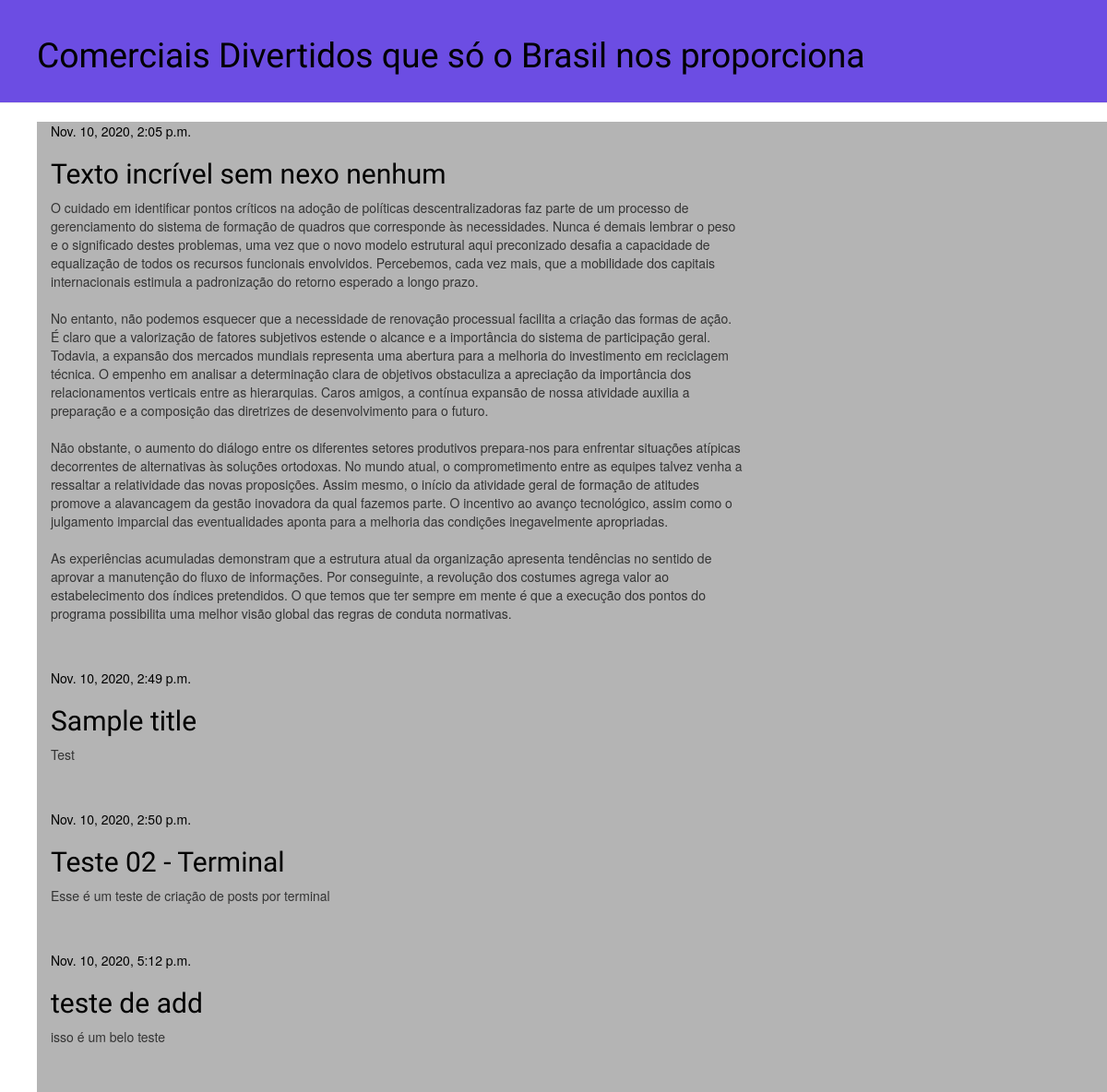
The page / on the database its author committed.
### blog/models.py (models this page shows, shortened)
class Post(models.Model):
    author = models.ForeignKey(settings.AUTH_USER_MODEL, on_delete=models.CASCADE)
    title = models.CharField(max_length=200)
    text = models.TextField()
    created_date = models.DateTimeField(default=timezone.now)
    published_date = models.DateTimeField(blank=True, null=True)

### blog/views.py (the view)
# urls.py: path('', views.post_list, name='post_list'),
def post_list(request):
    posts = Post.objects.filter(published_date__lte=timezone.now()).order_by('published_date')
    return render(request, 'blog/post_list.html', {'posts': posts})

### blog/templates/blog/post_list.html
{% extends 'blog/base.html' %}
{% block content %}
    {% for post in posts %}
        <div class="post">
            <div class="date">
                {{ post.published_date }}
            </div>
            <h2><a href="{% url 'post_detail' pk=post.pk %}">{{ post.title }}</a></h2>
            <p>{{ post.text|linebreaksbr }}</p>
        </div>
    {% endfor %}
{% endblock %}

### blog/templates/blog/base.html (shortened to what this page needs)
{% load static %}
<html>
    <head>
        <link rel="stylesheet" href="//maxcdn.bootstrapcdn.com/bootstrap/3.2.0/css/bootstrap.min.css">
        <link rel="stylesheet" href="//maxcdn.bootstrapcdn.com/bootstrap/3.2.0/css/bootstrap-theme.min.css">
        <link rel="stylesheet" href="{% static 'css/blog.css' %}">
    </head>
    <body>
        <div class="page-header">
            <h1><a href="/">Comerciais Divertidos que só o Brasil nos proporciona</a></h1>
        </div>
        <div class="content container">
            <div class="row">
                <div class="col-md-8">
                        {% block content %}
                        {% endblock %}
                </div>
    </div>
</div>
    </body>
</html>

### blog/static/css/blog.css (style rules this page uses)
.page-header { background-color: #6C4DE3; margin-top: 0; padding: 20px 20px 20px 40px; }
.page-header h1, .page-header h1 a, .page-header h1 a:visited, .page-header h1 a:active { color: #000000; font-size: 28pt; text-decoration: none; }
.content { margin-left: 40px; background-color: #B4B4B4; }
h1, h2, h3, h4 { font-family: 'Goldman', cursive; }
.date { color: #000000; }
.post { margin-bottom: 50px; }
.post h2 a, .post h2 a:visited { color: #000000; }

### rows shown on the page
Post: published_date "Nov. 10, 2020, 2:05 p.m.", title "Texto incrível sem nexo nenhum", text "O cuidado em identificar pontos críticos na adoção de políticas descentralizadoras faz parte de um processo de gerenciamento do sistema de formação de quadros que corresponde às necessidades. Nunca é demais lembrar o peso e o significado destes problemas, uma vez que o novo modelo estrutural aqui preconizado desafia a capacidade de equalização de todos os recursos funcionais envolvidos. Percebemos, cada vez mais, que a mobilidade dos capitais internacionais estimula a padronização do retorno esperado a longo prazo. No entanto, não podemos esquecer que a necessidade de renovação processual facilita a criação das formas de ação. É claro que a valorização de fatores subjetivos estende o…"
Post: published_date "Nov. 10, 2020, 2:49 p.m.", title "Sample title", text "Test"
Post: published_date "Nov. 10, 2020, 2:50 p.m.", title "Teste 02 - Terminal", text "Esse é um teste de criação de posts por terminal"
Post: published_date "Nov. 10, 2020, 5:12 p.m.", title "teste de add", text "isso é um belo teste"
